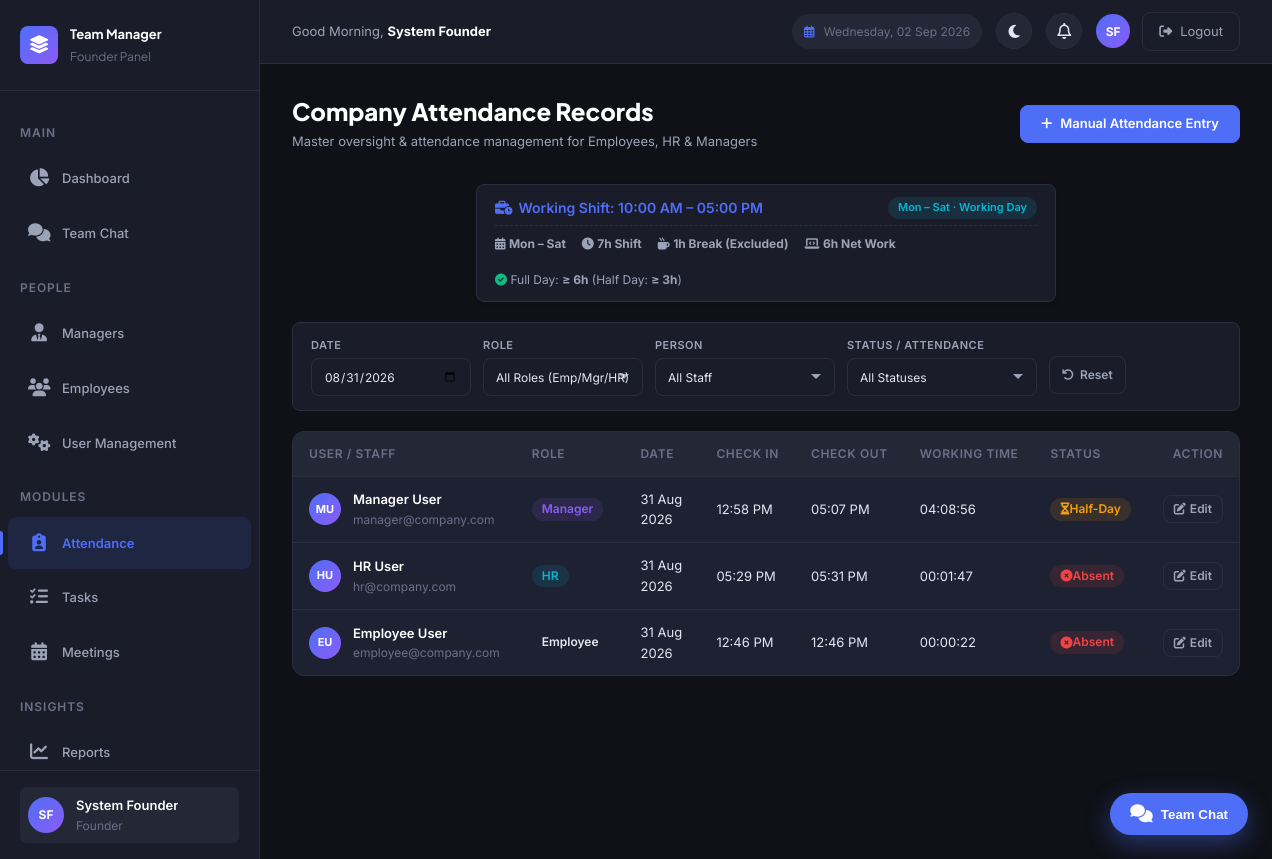
Page /founder/attendance.php?date=2026-08-31 (signed in) on the committed database.
### tables this page shows
CREATE TABLE `attendance` (
  `id` int NOT NULL AUTO_INCREMENT,
  `user_id` int NOT NULL,
  `date` date NOT NULL,
  `check_in` time DEFAULT NULL,
  `check_out` time DEFAULT NULL,
  `break_start` time DEFAULT NULL,
  `break_end` time DEFAULT NULL,
  `total_break_time` time DEFAULT NULL,
  `total_working_time` time DEFAULT NULL,
  `status` enum('present','absent','half-day') NOT NULL DEFAULT 'present',
  `created_at` timestamp NULL DEFAULT CURRENT_TIMESTAMP,
  PRIMARY KEY (`id`),
  UNIQUE KEY `uk_user_date` (`user_id`,`date`),
  KEY `idx_date` (`date`),
  KEY `idx_status` (`status`),
  CONSTRAINT `fk_attendance_user` FOREIGN KEY (`user_id`) REFERENCES `users` (`id`) ON DELETE CASCADE ON UPDATE CASCADE
);

CREATE TABLE `users` (
  `id` int NOT NULL AUTO_INCREMENT,
  `employee_id` varchar(50) DEFAULT NULL,
  `name` varchar(100) NOT NULL,
  `email` varchar(150) NOT NULL,
  `contact_no` varchar(20) DEFAULT NULL,
  `designation` varchar(100) DEFAULT NULL,
  `joining_date` date DEFAULT NULL,
  `base_salary` decimal(10,2) NOT NULL DEFAULT '30000.00',
  `password` varchar(255) NOT NULL,
  `pin` varchar(255) DEFAULT NULL,
  `role` enum('founder','manager','hr','employee') NOT NULL DEFAULT 'employee',
  `manager_id` int DEFAULT NULL,
  `status` enum('active','inactive') NOT NULL DEFAULT 'active',
  `created_at` timestamp NULL DEFAULT CURRENT_TIMESTAMP,
  `updated_at` timestamp NULL DEFAULT CURRENT_TIMESTAMP ON UPDATE CURRENT_TIMESTAMP,
  PRIMARY KEY (`id`),
  UNIQUE KEY `uk_email` (`email`),
  UNIQUE KEY `uk_employee_id` (`employee_id`),
  KEY `idx_role` (`role`),
  KEY `idx_manager_id` (`manager_id`),
  KEY `idx_status` (`status`),
  CONSTRAINT `fk_users_manager` FOREIGN KEY (`manager_id`) REFERENCES `users` (`id`) ON DELETE SET NULL ON UPDATE CASCADE
);

### founder/attendance.php (the view, shortened to what this page needs)
<?php
require_once __DIR__ . '/../includes/functions.php';
$db = getDB();
$filterDate = isset($_GET['date']) ? trim($_GET['date']) : today();
$filterRole = get('role_filter');
$filterEmployee = get('employee_id');
$filterStatus = get('status');
$page = max(1, (int)get('page', '1'));
$roleIn = ['employee', 'manager', 'hr'];
$roleInSql = "'" . implode("','", $roleIn) . "'";
if (!empty($filterDate)) {
    $where = ["u.role IN ({$roleInSql})", "u.status = 'active'"];
    $params = [$filterDate, $filterDate];
    $whereClause = implode(' AND ', $where);
    $countQuery = "
        SELECT COUNT(*)
        FROM users u
        LEFT JOIN attendance a ON u.id = a.user_id AND a.date = ?
        LEFT JOIN leaves l ON u.id = l.user_id AND ? BETWEEN l.start_date AND l.end_date AND l.status = 'approved'
        WHERE {$whereClause}
    ";
    $countStmt = $db->prepare($countQuery);
    $countStmt->execute($params);
    $totalRecords = (int)$countStmt->fetchColumn();
    $pagination = paginate($totalRecords, $page);
    $dataQuery = "
        SELECT u.id as user_id, u.name, u.email, u.role, u.designation, u.employee_id,
               a.id as attendance_id, COALESCE(a.date, ?) as attendance_date,
               a.check_in, a.check_out, a.break_start, a.break_end, a.total_break_time, a.total_working_time, a.status as att_status,
               l.id as leave_id, l.leave_type, l.reason as leave_reason, l.status as leave_status
        FROM users u
        LEFT JOIN attendance a ON u.id = a.user_id AND a.date = ?
        LEFT JOIN leaves l ON u.id = l.user_id AND ? BETWEEN l.start_date AND l.end_date AND l.status = 'approved'
        WHERE {$whereClause}
        ORDER BY FIELD(u.role, 'manager', 'hr', 'employee'), u.name ASC
        LIMIT {$pagination['per_page']} OFFSET {$pagination['offset']}
    ";
    $dataParams = array_merge([$filterDate, $filterDate, $filterDate], array_slice($params, 2));
    $stmt = $db->prepare($dataQuery);
    $stmt->execute($dataParams);
    $records = $stmt->fetchAll();
}
include __DIR__ . '/../includes/header.php';
?>
<div class="page-header" style="display: flex; justify-content: space-between; align-items: center; flex-wrap: wrap; gap: 12px;">
    <div>
        <h1 class="page-title">Company Attendance Records</h1>
        <p class="page-subtitle">Master oversight & attendance management for Employees, HR & Managers</p>
    </div>
    <div>
        <button type="button" class="btn btn-primary" onclick="openNewAttendanceModal()">
            <i class="fa-solid fa-plus"></i> Manual Attendance Entry
        </button>
    </div>
</div>
<?php echo renderWorkingModuleBanner(); ?>
<form method="GET" class="filter-bar" style="display: flex; gap: 12px; flex-wrap: wrap; align-items: center; background: var(--color-bg-secondary); padding: 14px 18px; border-radius: var(--radius-md); border: 1px solid var(--color-border); margin-bottom: 20px;">
    <div style="display: flex; flex-direction: column; gap: 4px;">
        <label style="font-size: 11px; font-weight: 600; text-transform: uppercase; color: var(--color-text-secondary); letter-spacing: 0.5px;">Date</label>
        <input type="date" name="date" class="form-input" value="<?php echo e($filterDate); ?>" onchange="this.form.submit()" style="min-width: 160px; height: 38px;">
    </div>
    <div style="display: flex; flex-direction: column; gap: 4px;">
        <label style="font-size: 11px; font-weight: 600; text-transform: uppercase; color: var(--color-text-secondary); letter-spacing: 0.5px;">Role</label>
        <select name="role_filter" class="form-select" onchange="this.form.submit()" style="min-width: 150px; height: 38px;">
            <option value="">All Roles (Emp/Mgr/HR)</option>
        </select>
    </div>
    <div style="display: flex; flex-direction: column; gap: 4px;">
        <label style="font-size: 11px; font-weight: 600; text-transform: uppercase; color: var(--color-text-secondary); letter-spacing: 0.5px;">Person</label>
        <select name="employee_id" class="form-select" onchange="this.form.submit()" style="min-width: 180px; height: 38px;">
            <option value="">All Staff</option>
        </select>
    </div>
    <div style="display: flex; flex-direction: column; gap: 4px;">
        <label style="font-size: 11px; font-weight: 600; text-transform: uppercase; color: var(--color-text-secondary); letter-spacing: 0.5px;">Status / Attendance</label>
        <select name="status" class="form-select" onchange="this.form.submit()" style="min-width: 190px; height: 38px;">
            <option value="">All Statuses</option>
        </select>
    </div>
    <?php if ($filterRole || $filterEmployee || $filterStatus || ($filterDate !== today() && !empty($filterDate)) || empty($filterDate)): ?>
        <div style="margin-top: auto; padding-bottom: 2px;">
            <a href="<?php echo BASE_URL; ?>/founder/attendance.php" class="btn btn-sm btn-outline" style="height: 38px; display: inline-flex; align-items: center; gap: 6px;">
                <i class="fa-solid fa-arrow-rotate-left"></i> Reset
            </a>
        </div>
    <?php endif; ?>
</form>
<?php if (empty($records)): ?>
    <div class="card">
        <div class="empty-state">
            <div class="empty-state-icon"><i class="fa-solid fa-clipboard-user"></i></div>
            <div class="empty-state-title">No attendance records</div>
            <div class="empty-state-text">No records found for the selected filters.</div>
        </div>
    </div>
<?php else: ?>
    <div class="table-container">
        <table class="data-table">
            <thead>
                <tr>
                    <th>User / Staff</th>
                    <th>Role</th>
                    <th>Date</th>
                    <th>Check In</th>
                    <th>Check Out</th>
                    <th>Working Time</th>
                    <th>Status</th>
                    <th style="text-align: right;">Action</th>
                </tr>
            </thead>
            <tbody>
                <?php foreach ($records as $record): ?>
                    <tr>
                        <td>
                            <div class="table-user">
                                <div class="table-user-avatar"><?php echo e(getInitials($record['name'])); ?></div>
                                <div>
                                    <div class="table-user-name"><?php echo e($record['name']); ?></div>
                                    <div class="table-user-email">
                                        <?php echo e($record['email']); ?>
                                    </div>
                                </div>
                            </div>
                        </td>
                        <td>
                            <?php
                            if ($record['role'] === ROLE_MANAGER) {
                                echo '<span class="badge badge-purple">Manager</span>';
                            } elseif ($record['role'] === ROLE_HR) {
                                echo '<span class="badge badge-info">HR</span>';
                            } else {
                                echo '<span class="badge badge-outline">Employee</span>';
                            }
                            ?>
                        </td>
                        <td><?php echo formatDate($record['attendance_date']); ?></td>
                        <td><?php echo !empty($record['check_in']) ? formatTime($record['check_in']) : '<span class="text-muted">—</span>'; ?></td>
                        <td><?php echo !empty($record['check_out']) ? formatTime($record['check_out']) : '<span class="text-muted">—</span>'; ?></td>
                        <td><?php echo !empty($record['total_working_time']) ? e($record['total_working_time']) : '<span class="text-muted">—</span>'; ?></td>
                        <td>
                            <?php
                            if (!empty($record['leave_id'])) {
                                $lt = strtolower($record['leave_type']);
                                if ($lt === 'sick') {
                                    echo '<span class="badge badge-purple" title="' . e($record['leave_reason'] ?? '') . '"><i class="fa-solid fa-notes-medical"></i> Sick Leave</span>';
                                } elseif ($lt === 'paid') {
                                    echo '<span class="badge badge-info" title="' . e($record['leave_reason'] ?? '') . '"><i class="fa-solid fa-award"></i> Paid Leave</span>';
                                } elseif ($lt === 'casual' || $lt === 'planned') {
                                    echo '<span class="badge badge-primary" title="' . e($record['leave_reason'] ?? '') . '"><i class="fa-solid fa-calendar-check"></i> Planned Leave</span>';
                                } else {
                                    echo '<span class="badge badge-info" title="' . e($record['leave_reason'] ?? '') . '"><i class="fa-solid fa-umbrella-beach"></i> ' . ucfirst(e($lt)) . ' Leave</span>';
                                }
                            } elseif (!empty($record['check_in'])) {
                                if ($record['att_status'] === 'half-day') {
                                    echo '<span class="badge badge-warning"><i class="fa-solid fa-hourglass-half"></i> Half-Day</span>';
                                } elseif ($record['att_status'] === 'absent') {
                                    echo '<span class="badge badge-danger"><i class="fa-solid fa-circle-xmark"></i> Absent</span>';
                                } else {
                                    echo '<span class="badge badge-success"><i class="fa-solid fa-circle-check"></i> Present</span>';
                                }
                            } else {
                                echo '<span class="badge badge-danger"><i class="fa-solid fa-circle-xmark"></i> Absent</span>';
                            }
                            ?>
                        </td>
                        <td style="text-align: right;">
                            <button type="button" class="btn btn-sm btn-outline"
                                    onclick='openEditAttendanceModal(<?php echo json_encode([
                                        "attendance_id" => $record["attendance_id"] ?? "",
                                        "user_id" => $record["user_id"],
                                        "user_name" => $record["name"],
                                        "role" => ucfirst($record["role"]),
                                        "date" => $record["attendance_date"],
                                        "check_in" => $record["check_in"] ? substr($record["check_in"], 0, 5) : "",
                                        "check_out" => $record["check_out"] ? substr($record["check_out"], 0, 5) : "",
                                        "break_start" => $record["break_start"] ? substr($record["break_start"], 0, 5) : "",
                                        "break_end" => $record["break_end"] ? substr($record["break_end"], 0, 5) : "",
                                        "status" => $record["att_status"] ?: "auto"
                                    ]); ?>)'
                                    style="padding: 4px 10px; font-size: 12px; display: inline-flex; align-items: center; gap: 4px;">
                                <i class="fa-solid fa-pen-to-square"></i> Edit
                            </button>
                        </td>
                    </tr>
                <?php endforeach; ?>
            </tbody>
        </table>
    </div>
<?php endif; ?>
<?php include __DIR__ . '/../includes/footer.php'; ?>

### rows in the picture
attendance: user.name "MU", user.name "Manager User", user.email "manager@company.com", attendance_date "31 Aug 2026", check_in "12:58 PM", check_out "05:07 PM", total_working_time "04:08:56", status "half-day" (drawn)
attendance: user.name "HU", user.name "HR User", user.email "hr@company.com", attendance_date "31 Aug 2026", check_in "05:29 PM", check_out "05:31 PM", total_working_time "00:01:47", status "absent" (drawn)
attendance: user.name "EU", user.name "Employee User", user.email "employee@company.com", attendance_date "31 Aug 2026", check_in "12:46 PM", check_out "12:46 PM", total_working_time "00:00:22", status "absent" (drawn)

### other values in the picture
$userRole "Founder"
$userInitials "SF"
$currentUser['name'] "System Founder"
